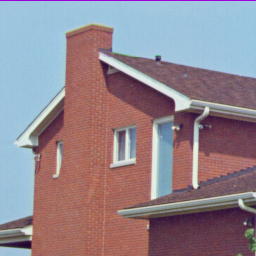
#> input picture misc/house.tiff, 256 x 256 px
$ python Prewitt_operator_2.py   (older library calls are emulated)
#> lines starting #> are read from the running program, lines starting #| are printed output that depends on the picture
import numpy as np
import cv2
import matplotlib.pyplot as plt

# Open the image
file = './misc/house.tiff'
img = cv2.imread(file, 0)
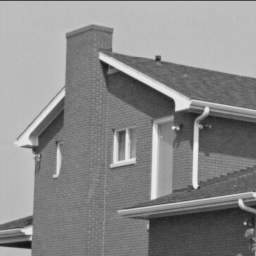
#> img: shape (256, 256); min 17, max 239, mean 138.1
h, w = img.shape
#> h = 256; w = 256
thr = 127

# define images with 0s
Gxy = np.zeros((h, w), dtype=np.float64)
g = np.zeros((h, w), dtype=np.uint8)
theta = np.zeros((h, w))

# Gradient
hx = np.array([[-1, 0, 1], [-1, 0, 1], [-1, 0, 1]])
hy = hx.T
Gx = cv2.filter2D(img, cv2.CV_64F, hx)
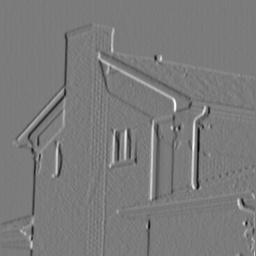
#> Gx: shape (256, 256) float64; min -424, max 452, mean -1.2; drawn with min black and max white
Gy = cv2.filter2D(img, cv2.CV_64F, hy)
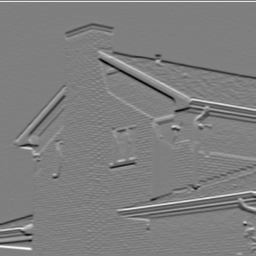
#> Gy: shape (256, 256) float64; min -441, max 443, mean -0.5; drawn with min black and max white

# Edge Magnitude
Gxy = np.sqrt(Gx ** 2 + Gy ** 2)
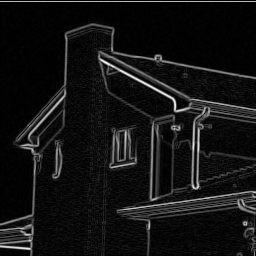
#> Gxy: shape (256, 256) float64; min 0, max 483.5, mean 37; drawn with min black and max white

# direction
theta = np.arctan2(Gy, Gx) * (180 / np.pi) % 180
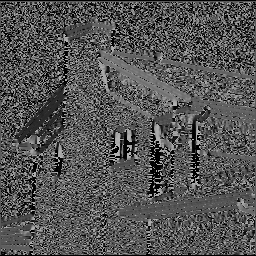
#> theta: shape (256, 256) float64; min 0, max 179.8, mean 84.5

# Check grandient with threshold
G = np.array([[255 if g > thr else 0 for g in Gxy[j]] for j in range(h)], dtype=np.uint8)
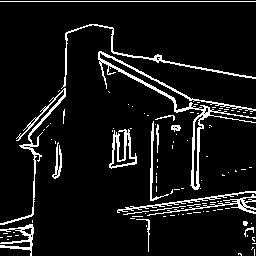
#> G: shape (256, 256); 8.1% white in thin lines or dots

plt.figure(2, figsize=(12, 7))
plt.subplot(231)
plt.title(file + ' 2'), plt.axis('off')
plt.imshow(img, cmap='gray')

plt.subplot(232)
plt.title('Prewitt Gx'), plt.axis('off')
plt.imshow(Gx, cmap='gray')

plt.subplot(233)
plt.title('Prewitt Gy'), plt.axis('off')
plt.imshow(Gy, cmap='gray')

plt.subplot(234)
plt.title('Prewitt Gradient'), plt.axis('off')
plt.imshow(Gxy, cmap='gray')

plt.subplot(235)
plt.title('Edge'), plt.axis('off')
plt.imshow(G, cmap='gray')

plt.imsave('house-prewitt-1.png', Gxy, cmap='gray')
plt.show()
